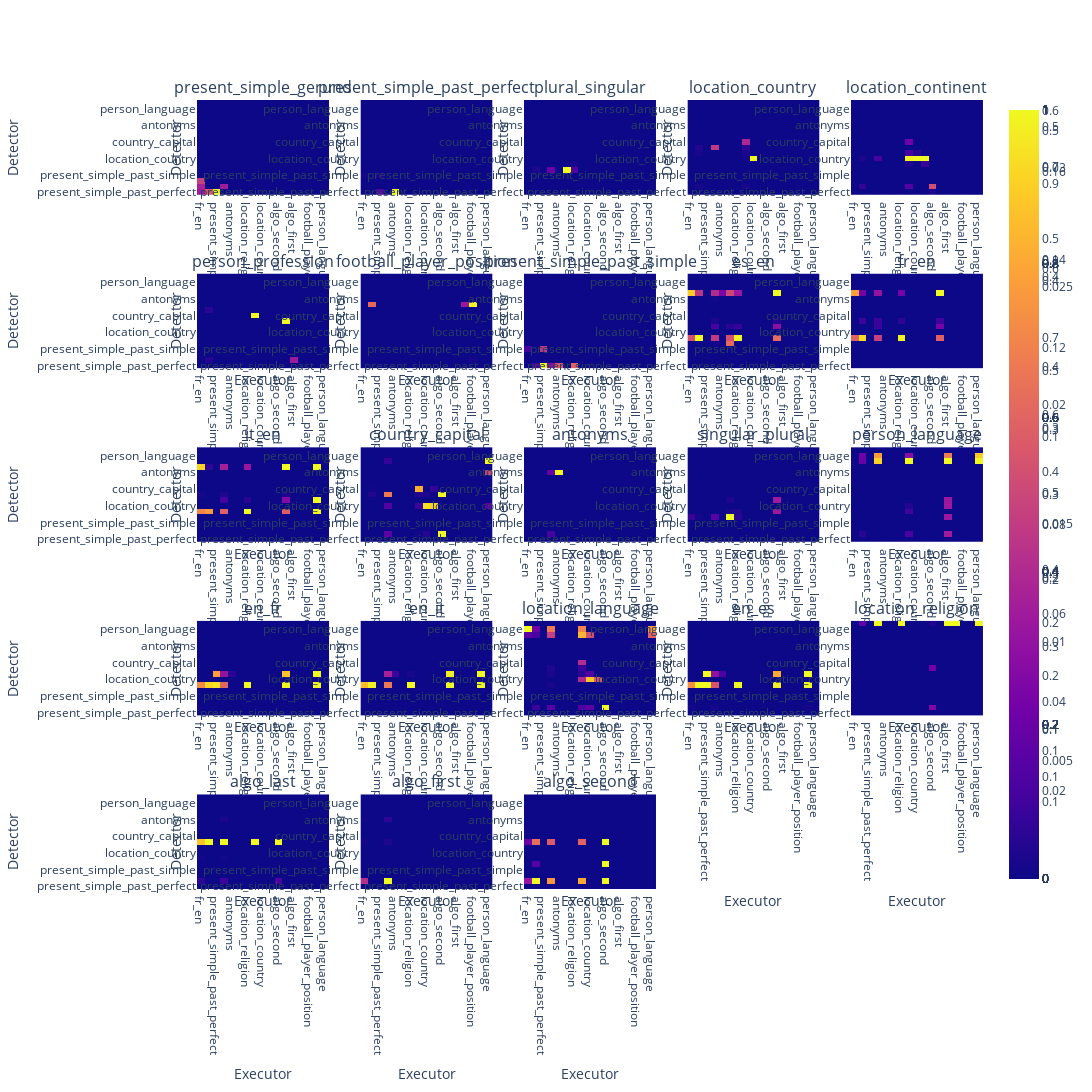

Here is the notebook cell this chart was saved with:
### Code cell
import json
import pandas as pd
import numpy as np





with open("micrlhf-progress/attn_results_4.jsonl") as f:
    results = [json.loads(line) for line in f]
print(results)

results = pd.DataFrame(results)

all_tasks = results["task"].unique().tolist()
all_detectors = results["source"].unique().tolist()
all_executors = results["target"].unique().tolist()

from plotly.subplots import make_subplots
import plotly.express as px
import plotly.graph_objects as go

side = int(np.ceil(np.sqrt(len(all_tasks))).astype(int))

print(side)

fig = make_subplots(rows=side, cols=side, subplot_titles=all_tasks)

for i, task in enumerate(all_tasks):
    task_results = results[results["task"] == task]
    


    heatmap = np.zeros((len(all_detectors), len(all_executors)))   

    for j, detector in enumerate(all_detectors):
        for k, executor in enumerate(all_executors):
            entry = task_results[(task_results["source"] == detector) & (task_results["target"] == executor)]
            if len(entry) == 0:
                heatmap[j, k] = 0
            else:
                heatmap[j, k] = np.mean(entry["proportions"].values[0])

    fig.add_trace(go.Heatmap(z=heatmap, x=[executors[x][0] for x in all_executors], y=[detectors[x][0] for x in all_detectors]),
                  row=i // side + 1, col=i % side + 1)

# Update axis labels for all subplots
for row in range(1, side + 1):
    for col in range(1, side + 1):
        fig.update_xaxes(title_text="Executor", row=row, col=col)
        fig.update_yaxes(title_text="Detector", row=row, col=col)

fig.update_layout(height=1500, width=1500)

# fig.write_image("micrlhf-progress/data/linear_connections.png")
fig

### Figure 1 — Plotly figure (JSON) as saved in the notebook; plotly's stock layout.template omitted (floating-point values rounded to 4 significant figures; data arrays with more than 128 entries replaced by an {"elided": "..."} marker saying what was removed)
{"data": [{"type": "heatmap", "x": ["fr_en", "algo_last", "present_simple_past_perfect", "plural_singular", "antonyms", "singular_plural", "location_religion", "country_capital", "location_country", "location_continent", "algo_second", "es_en", "algo_first", "person_profession", "football_player_position", "en_fr", "person_language"], "xaxis": "x", "y": ["present_simple_past_perfect", "algo_second", "present_simple_gerund", "present_simple_past_simple", "singular_plural", "en_fr", "location_country", "en_es", "plural_singular", "country_capital", "person_profession", "football_player_position", "antonyms", "es_en", "location_language", "person_language", "location_religion"], "yaxis": "y", "z": {"elided": "17x17 float values"}}, {"type": "heatmap", "x": ["fr_en", "algo_last", "present_simple_past_perfect", "plural_singular", "antonyms", "singular_plural", "location_religion", "country_capital", "location_country", "location_continent", "algo_second", "es_en", "algo_first", "person_profession", "football_player_position", "en_fr", "person_language"], "xaxis": "x2", "y": ["present_simple_past_perfect", "algo_second", "present_simple_gerund", "present_simple_past_simple", "singular_plural", "en_fr", "location_country", "en_es", "plural_singular", "country_capital", "person_profession", "football_player_position", "antonyms", "es_en", "location_language", "person_language", "location_religion"], "yaxis": "y2", "z": {"elided": "17x17 float values"}}, {"type": "heatmap", "x": ["fr_en", "algo_last", "present_simple_past_perfect", "plural_singular", "antonyms", "singular_plural", "location_religion", "country_capital", "location_country", "location_continent", "algo_second", "es_en", "algo_first", "person_profession", "football_player_position", "en_fr", "person_language"], "xaxis": "x3", "y": ["present_simple_past_perfect", "algo_second", "present_simple_gerund", "present_simple_past_simple", "singular_plural", "en_fr", "location_country", "en_es", "plural_singular", "country_capital", "person_profession", "football_player_position", "antonyms", "es_en", "location_language", "person_language", "location_religion"], "yaxis": "y3", "z": {"elided": "17x17 float values"}}, {"type": "heatmap", "x": ["fr_en", "algo_last", "present_simple_past_perfect", "plural_singular", "antonyms", "singular_plural", "location_religion", "country_capital", "location_country", "location_continent", "algo_second", "es_en", "algo_first", "person_profession", "football_player_position", "en_fr", "person_language"], "xaxis": "x4", "y": ["present_simple_past_perfect", "algo_second", "present_simple_gerund", "present_simple_past_simple", "singular_plural", "en_fr", "location_country", "en_es", "plural_singular", "country_capital", "person_profession", "football_player_position", "antonyms", "es_en", "location_language", "person_language", "location_religion"], "yaxis": "y4", "z": {"elided": "17x17 float values"}}, {"type": "heatmap", "x": ["fr_en", "algo_last", "present_simple_past_perfect", "plural_singular", "antonyms", "singular_plural", "location_religion", "country_capital", "location_country", "location_continent", "algo_second", "es_en", "algo_first", "person_profession", "football_player_position", "en_fr", "person_language"], "xaxis": "x5", "y": ["present_simple_past_perfect", "algo_second", "present_simple_gerund", "present_simple_past_simple", "singular_plural", "en_fr", "location_country", "en_es", "plural_singular", "country_capital", "person_profession", "football_player_position", "antonyms", "es_en", "location_language", "person_language", "location_religion"], "yaxis": "y5", "z": {"elided": "17x17 float values"}}, {"type": "heatmap", "x": ["fr_en", "algo_last", "present_simple_past_perfect", "plural_singular", "antonyms", "singular_plural", "location_religion", "country_capital", "location_country", "location_continent", "algo_second", "es_en", "algo_first", "person_profession", "football_player_position", "en_fr", "person_language"], "xaxis": "x6", "y": ["present_simple_past_perfect", "algo_second", "present_simple_gerund", "present_simple_past_simple", "singular_plural", "en_fr", "location_country", "en_es", "plural_singular", "country_capital", "person_profession", "football_player_position", "antonyms", "es_en", "location_language", "person_language", "location_religion"], "yaxis": "y6", "z": {"elided": "17x17 float values"}}, {"type": "heatmap", "x": ["fr_en", "algo_last", "present_simple_past_perfect", "plural_singular", "antonyms", "singular_plural", "location_religion", "country_capital", "location_country", "location_continent", "algo_second", "es_en", "algo_first", "person_profession", "football_player_position", "en_fr", "person_language"], "xaxis": "x7", "y": ["present_simple_past_perfect", "algo_second", "present_simple_gerund", "present_simple_past_simple", "singular_plural", "en_fr", "location_country", "en_es", "plural_singular", "country_capital", "person_profession", "football_player_position", "antonyms", "es_en", "location_language", "person_language", "location_religion"], "yaxis": "y7", "z": {"elided": "17x17 float values"}}, {"type": "heatmap", "x": ["fr_en", "algo_last", "present_simple_past_perfect", "plural_singular", "antonyms", "singular_plural", "location_religion", "country_capital", "location_country", "location_continent", "algo_second", "es_en", "algo_first", "person_profession", "football_player_position", "en_fr", "person_language"], "xaxis": "x8", "y": ["present_simple_past_perfect", "algo_second", "present_simple_gerund", "present_simple_past_simple", "singular_plural", "en_fr", "location_country", "en_es", "plural_singular", "country_capital", "person_profession", "football_player_position", "antonyms", "es_en", "location_language", "person_language", "location_religion"], "yaxis": "y8", "z": {"elided": "17x17 float values"}}, {"type": "heatmap", "x": ["fr_en", "algo_last", "present_simple_past_perfect", "plural_singular", "antonyms", "singular_plural", "location_religion", "country_capital", "location_country", "location_continent", "algo_second", "es_en", "algo_first", "person_profession", "football_player_position", "en_fr", "person_language"], "xaxis": "x9", "y": ["present_simple_past_perfect", "algo_second", "present_simple_gerund", "present_simple_past_simple", "singular_plural", "en_fr", "location_country", "en_es", "plural_singular", "country_capital", "person_profession", "football_player_position", "antonyms", "es_en", "location_language", "person_language", "location_religion"], "yaxis": "y9", "z": {"elided": "17x17 float values"}}, {"type": "heatmap", "x": ["fr_en", "algo_last", "present_simple_past_perfect", "plural_singular", "antonyms", "singular_plural", "location_religion", "country_capital", "location_country", "location_continent", "algo_second", "es_en", "algo_first", "person_profession", "football_player_position", "en_fr", "person_language"], "xaxis": "x10", "y": ["present_simple_past_perfect", "algo_second", "present_simple_gerund", "present_simple_past_simple", "singular_plural", "en_fr", "location_country", "en_es", "plural_singular", "country_capital", "person_profession", "football_player_position", "antonyms", "es_en", "location_language", "person_language", "location_religion"], "yaxis": "y10", "z": {"elided": "17x17 float values"}}, {"type": "heatmap", "x": ["fr_en", "algo_last", "present_simple_past_perfect", "plural_singular", "antonyms", "singular_plural", "location_religion", "country_capital", "location_country", "location_continent", "algo_second", "es_en", "algo_first", "person_profession", "football_player_position", "en_fr", "person_language"], "xaxis": "x11", "y": ["present_simple_past_perfect", "algo_second", "present_simple_gerund", "present_simple_past_simple", "singular_plural", "en_fr", "location_country", "en_es", "plural_singular", "country_capital", "person_profession", "football_player_position", "antonyms", "es_en", "location_language", "person_language", "location_religion"], "yaxis": "y11", "z": {"elided": "17x17 float values"}}, {"type": "heatmap", "x": ["fr_en", "algo_last", "present_simple_past_perfect", "plural_singular", "antonyms", "singular_plural", "location_religion", "country_capital", "location_country", "location_continent", "algo_second", "es_en", "algo_first", "person_profession", "football_player_position", "en_fr", "person_language"], "xaxis": "x12", "y": ["present_simple_past_perfect", "algo_second", "present_simple_gerund", "present_simple_past_simple", "singular_plural", "en_fr", "location_country", "en_es", "plural_singular", "country_capital", "person_profession", "football_player_position", "antonyms", "es_en", "location_language", "person_language", "location_religion"], "yaxis": "y12", "z": {"elided": "17x17 float values"}}, {"type": "heatmap", "x": ["fr_en", "algo_last", "present_simple_past_perfect", "plural_singular", "antonyms", "singular_plural", "location_religion", "country_capital", "location_country", "location_continent", "algo_second", "es_en", "algo_first", "person_profession", "football_player_position", "en_fr", "person_language"], "xaxis": "x13", "y": ["present_simple_past_perfect", "algo_second", "present_simple_gerund", "present_simple_past_simple", "singular_plural", "en_fr", "location_country", "en_es", "plural_singular", "country_capital", "person_profession", "football_player_position", "antonyms", "es_en", "location_language", "person_language", "location_religion"], "yaxis": "y13", "z": {"elided": "17x17 float values"}}, {"type": "heatmap", "x": ["fr_en", "algo_last", "present_simple_past_perfect", "plural_singular", "antonyms", "singular_plural", "location_religion", "country_capital", "location_country", "location_continent", "algo_second", "es_en", "algo_first", "person_profession", "football_player_position", "en_fr", "person_language"], "xaxis": "x14", "y": ["present_simple_past_perfect", "algo_second", "present_simple_gerund", "present_simple_past_simple", "singular_plural", "en_fr", "location_country", "en_es", "plural_singular", "country_capital", "person_profession", "football_player_position", "antonyms", "es_en", "location_language", "person_language", "location_religion"], "yaxis": "y14", "z": {"elided": "17x17 float values"}}, {"type": "heatmap", "x": ["fr_en", "algo_last", "present_simple_past_perfect", "plural_singular", "antonyms", "singular_plural", "location_religion", "country_capital", "location_country", "location_continent", "algo_second", "es_en", "algo_first", "person_profession", "football_player_position", "en_fr", "person_language"], "xaxis": "x15", "y": ["present_simple_past_perfect", "algo_second", "present_simple_gerund", "present_simple_past_simple", "singular_plural", "en_fr", "location_country", "en_es", "plural_singular", "country_capital", "person_profession", "football_player_position", "antonyms", "es_en", "location_language", "person_language", "location_religion"], "yaxis": "y15", "z": {"elided": "17x17 float values"}}, {"type": "heatmap", "x": ["fr_en", "algo_last", "present_simple_past_perfect", "plural_singular", "antonyms", "singular_plural", "location_religion", "country_capital", "location_country", "location_continent", "algo_second", "es_en", "algo_first", "person_profession", "football_player_position", "en_fr", "person_language"], "xaxis": "x16", "y": ["present_simple_past_perfect", "algo_second", "present_simple_gerund", "present_simple_past_simple", "singular_plural", "en_fr", "location_country", "en_es", "plural_singular", "country_capital", "person_profession", "football_player_position", "antonyms", "es_en", "location_language", "person_language", "location_religion"], "yaxis": "y16", "z": {"elided": "17x17 float values"}}, {"type": "heatmap", "x": ["fr_en", "algo_last", "present_simple_past_perfect", "plural_singular", "antonyms", "singular_plural", "location_religion", "country_capital", "location_country", "location_continent", "algo_second", "es_en", "algo_first", "person_profession", "football_player_position", "en_fr", "person_language"], "xaxis": "x17", "y": ["present_simple_past_perfect", "algo_second", "present_simple_gerund", "present_simple_past_simple", "singular_plural", "en_fr", "location_country", "en_es", "plural_singular", "country_capital", "person_profession", "football_player_position", "antonyms", "es_en", "location_language", "person_language", "location_religion"], "yaxis": "y17", "z": {"elided": "17x17 float values"}}, {"type": "heatmap", "x": ["fr_en", "algo_last", "present_simple_past_perfect", "plural_singular", "antonyms", "singular_plural", "location_religion", "country_capital", "location_country", "location_continent", "algo_second", "es_en", "algo_first", "person_profession", "football_player_position", "en_fr", "person_language"], "xaxis": "x18", "y": ["present_simple_past_perfect", "algo_second", "present_simple_gerund", "present_simple_past_simple", "singular_plural", "en_fr", "location_country", "en_es", "plural_singular", "country_capital", "person_profession", "football_player_position", "antonyms", "es_en", "location_language", "person_language", "location_religion"], "yaxis": "y18", "z": {"elided": "17x17 float values"}}, {"type": "heatmap", "x": ["fr_en", "algo_last", "present_simple_past_perfect", "plural_singular", "antonyms", "singular_plural", "location_religion", "country_capital", "location_country", "location_continent", "algo_second", "es_en", "algo_first", "person_profession", "football_player_position", "en_fr", "person_language"], "xaxis": "x19", "y": ["present_simple_past_perfect", "algo_second", "present_simple_gerund", "present_simple_past_simple", "singular_plural", "en_fr", "location_country", "en_es", "plural_singular", "country_capital", "person_profession", "football_player_position", "antonyms", "es_en", "location_language", "person_language", "location_religion"], "yaxis": "y19", "z": {"elided": "17x17 float values"}}, {"type": "heatmap", "x": ["fr_en", "algo_last", "present_simple_past_perfect", "plural_singular", "antonyms", "singular_plural", "location_religion", "country_capital", "location_country", "location_continent", "algo_second", "es_en", "algo_first", "person_profession", "football_player_position", "en_fr", "person_language"], "xaxis": "x20", "y": ["present_simple_past_perfect", "algo_second", "present_simple_gerund", "present_simple_past_simple", "singular_plural", "en_fr", "location_country", "en_es", "plural_singular", "country_capital", "person_profession", "football_player_position", "antonyms", "es_en", "location_language", "person_language", "location_religion"], "yaxis": "y20", "z": {"elided": "17x17 float values"}}, {"type": "heatmap", "x": ["fr_en", "algo_last", "present_simple_past_perfect", "plural_singular", "antonyms", "singular_plural", "location_religion", "country_capital", "location_country", "location_continent", "algo_second", "es_en", "algo_first", "person_profession", "football_player_position", "en_fr", "person_language"], "xaxis": "x21", "y": ["present_simple_past_perfect", "algo_second", "present_simple_gerund", "present_simple_past_simple", "singular_plural", "en_fr", "location_country", "en_es", "plural_singular", "country_capital", "person_profession", "football_player_position", "antonyms", "es_en", "location_language", "person_language", "location_religion"], "yaxis": "y21", "z": {"elided": "17x17 float values"}}, {"type": "heatmap", "x": ["fr_en", "algo_last", "present_simple_past_perfect", "plural_singular", "antonyms", "singular_plural", "location_religion", "country_capital", "location_country", "location_continent", "algo_second", "es_en", "algo_first", "person_profession", "football_player_position", "en_fr", "person_language"], "xaxis": "x22", "y": ["present_simple_past_perfect", "algo_second", "present_simple_gerund", "present_simple_past_simple", "singular_plural", "en_fr", "location_country", "en_es", "plural_singular", "country_capital", "person_profession", "football_player_position", "antonyms", "es_en", "location_language", "person_language", "location_religion"], "yaxis": "y22", "z": {"elided": "17x17 float values"}}, {"type": "heatmap", "x": ["fr_en", "algo_last", "present_simple_past_perfect", "plural_singular", "antonyms", "singular_plural", "location_religion", "country_capital", "location_country", "location_continent", "algo_second", "es_en", "algo_first", "person_profession", "football_player_position", "en_fr", "person_language"], "xaxis": "x23", "y": ["present_simple_past_perfect", "algo_second", "present_simple_gerund", "present_simple_past_simple", "singular_plural", "en_fr", "location_country", "en_es", "plural_singular", "country_capital", "person_profession", "football_player_position", "antonyms", "es_en", "location_language", "person_language", "location_religion"], "yaxis": "y23", "z": {"elided": "17x17 float values"}}], "layout": {"annotations": [{"font": {"size": 16}, "showarrow": false, "text": "present_simple_gerund", "x": 0.084, "xanchor": "center", "xref": "paper", "y": 1, "yanchor": "bottom", "yref": "paper"}, {"font": {"size": 16}, "showarrow": false, "text": "present_simple_past_perfect", "x": 0.292, "xanchor": "center", "xref": "paper", "y": 1, "yanchor": "bottom", "yref": "paper"}, {"font": {"size": 16}, "showarrow": false, "text": "plural_singular", "x": 0.5, "xanchor": "center", "xref": "paper", "y": 1, "yanchor": "bottom", "yref": "paper"}, {"font": {"size": 16}, "showarrow": false, "text": "location_country", "x": 0.708, "xanchor": "center", "xref": "paper", "y": 1, "yanchor": "bottom", "yref": "paper"}, {"font": {"size": 16}, "showarrow": false, "text": "location_continent", "x": 0.916, "xanchor": "center", "xref": "paper", "y": 1, "yanchor": "bottom", "yref": "paper"}, {"font": {"size": 16}, "showarrow": false, "text": "person_profession", "x": 0.084, "xanchor": "center", "xref": "paper", "y": 0.78, "yanchor": "bottom", "yref": "paper"}, {"font": {"size": 16}, "showarrow": false, "text": "football_player_position", "x": 0.292, "xanchor": "center", "xref": "paper", "y": 0.78, "yanchor": "bottom", "yref": "paper"}, {"font": {"size": 16}, "showarrow": false, "text": "present_simple_past_simple", "x": 0.5, "xanchor": "center", "xref": "paper", "y": 0.78, "yanchor": "bottom", "yref": "paper"}, {"font": {"size": 16}, "showarrow": false, "text": "es_en", "x": 0.708, "xanchor": "center", "xref": "paper", "y": 0.78, "yanchor": "bottom", "yref": "paper"}, {"font": {"size": 16}, "showarrow": false, "text": "fr_en", "x": 0.916, "xanchor": "center", "xref": "paper", "y": 0.78, "yanchor": "bottom", "yref": "paper"}, {"font": {"size": 16}, "showarrow": false, "text": "it_en", "x": 0.084, "xanchor": "center", "xref": "paper", "y": 0.56, "yanchor": "bottom", "yref": "paper"}, {"font": {"size": 16}, "showarrow": false, "text": "country_capital", "x": 0.292, "xanchor": "center", "xref": "paper", "y": 0.56, "yanchor": "bottom", "yref": "paper"}, {"font": {"size": 16}, "showarrow": false, "text": "antonyms", "x": 0.5, "xanchor": "center", "xref": "paper", "y": 0.56, "yanchor": "bottom", "yref": "paper"}, {"font": {"size": 16}, "showarrow": false, "text": "singular_plural", "x": 0.708, "xanchor": "center", "xref": "paper", "y": 0.56, "yanchor": "bottom", "yref": "paper"}, {"font": {"size": 16}, "showarrow": false, "text": "person_language", "x": 0.916, "xanchor": "center", "xref": "paper", "y": 0.56, "yanchor": "bottom", "yref": "paper"}, {"font": {"size": 16}, "showarrow": false, "text": "en_fr", "x": 0.084, "xanchor": "center", "xref": "paper", "y": 0.34, "yanchor": "bottom", "yref": "paper"}, {"font": {"size": 16}, "showarrow": false, "text": "en_it", "x": 0.292, "xanchor": "center", "xref": "paper", "y": 0.34, "yanchor": "bottom", "yref": "paper"}, {"font": {"size": 16}, "showarrow": false, "text": "location_language", "x": 0.5, "xanchor": "center", "xref": "paper", "y": 0.34, "yanchor": "bottom", "yref": "paper"}, {"font": {"size": 16}, "showarrow": false, "text": "en_es", "x": 0.708, "xanchor": "center", "xref": "paper", "y": 0.34, "yanchor": "bottom", "yref": "paper"}, {"font": {"size": 16}, "showarrow": false, "text": "location_religion", "x": 0.916, "xanchor": "center", "xref": "paper", "y": 0.34, "yanchor": "bottom", "yref": "paper"}, {"font": {"size": 16}, "showarrow": false, "text": "algo_last", "x": 0.084, "xanchor": "center", "xref": "paper", "y": 0.12, "yanchor": "bottom", "yref": "paper"}, {"font": {"size": 16}, "showarrow": false, "text": "algo_first", "x": 0.292, "xanchor": "center", "xref": "paper", "y": 0.12, "yanchor": "bottom", "yref": "paper"}, {"font": {"size": 16}, "showarrow": false, "text": "algo_second", "x": 0.5, "xanchor": "center", "xref": "paper", "y": 0.12, "yanchor": "bottom", "yref": "paper"}], "height": 1500, "width": 1500, "xaxis": {"anchor": "y", "domain": [0, 0.168], "title": {"text": "Executor"}}, "xaxis10": {"anchor": "y10", "domain": [0.832, 1], "title": {"text": "Executor"}}, "xaxis11": {"anchor": "y11", "domain": [0, 0.168], "title": {"text": "Executor"}}, "xaxis12": {"anchor": "y12", "domain": [0.208, 0.376], "title": {"text": "Executor"}}, "xaxis13": {"anchor": "y13", "domain": [0.416, 0.584], "title": {"text": "Executor"}}, "xaxis14": {"anchor": "y14", "domain": [0.624, 0.792], "title": {"text": "Executor"}}, "xaxis15": {"anchor": "y15", "domain": [0.832, 1], "title": {"text": "Executor"}}, "xaxis16": {"anchor": "y16", "domain": [0, 0.168], "title": {"text": "Executor"}}, "xaxis17": {"anchor": "y17", "domain": [0.208, 0.376], "title": {"text": "Executor"}}, "xaxis18": {"anchor": "y18", "domain": [0.416, 0.584], "title": {"text": "Executor"}}, "xaxis19": {"anchor": "y19", "domain": [0.624, 0.792], "title": {"text": "Executor"}}, "xaxis2": {"anchor": "y2", "domain": [0.208, 0.376], "title": {"text": "Executor"}}, "xaxis20": {"anchor": "y20", "domain": [0.832, 1], "title": {"text": "Executor"}}, "xaxis21": {"anchor": "y21", "domain": [0, 0.168], "title": {"text": "Executor"}}, "xaxis22": {"anchor": "y22", "domain": [0.208, 0.376], "title": {"text": "Executor"}}, "xaxis23": {"anchor": "y23", "domain": [0.416, 0.584], "title": {"text": "Executor"}}, "xaxis24": {"anchor": "y24", "domain": [0.624, 0.792], "title": {"text": "Executor"}}, "xaxis25": {"anchor": "y25", "domain": [0.832, 1], "title": {"text": "Executor"}}, "xaxis3": {"anchor": "y3", "domain": [0.416, 0.584], "title": {"text": "Executor"}}, "xaxis4": {"anchor": "y4", "domain": [0.624, 0.792], "title": {"text": "Executor"}}, "xaxis5": {"anchor": "y5", "domain": [0.832, 1], "title": {"text": "Executor"}}, "xaxis6": {"anchor": "y6", "domain": [0, 0.168], "title": {"text": "Executor"}}, "xaxis7": {"anchor": "y7", "domain": [0.208, 0.376], "title": {"text": "Executor"}}, "xaxis8": {"anchor": "y8", "domain": [0.416, 0.584], "title": {"text": "Executor"}}, "xaxis9": {"anchor": "y9", "domain": [0.624, 0.792], "title": {"text": "Executor"}}, "yaxis": {"anchor": "x", "domain": [0.88, 1], "title": {"text": "Detector"}}, "yaxis10": {"anchor": "x10", "domain": [0.66, 0.78], "title": {"text": "Detector"}}, "yaxis11": {"anchor": "x11", "domain": [0.44, 0.56], "title": {"text": "Detector"}}, "yaxis12": {"anchor": "x12", "domain": [0.44, 0.56], "title": {"text": "Detector"}}, "yaxis13": {"anchor": "x13", "domain": [0.44, 0.56], "title": {"text": "Detector"}}, "yaxis14": {"anchor": "x14", "domain": [0.44, 0.56], "title": {"text": "Detector"}}, "yaxis15": {"anchor": "x15", "domain": [0.44, 0.56], "title": {"text": "Detector"}}, "yaxis16": {"anchor": "x16", "domain": [0.22, 0.34], "title": {"text": "Detector"}}, "yaxis17": {"anchor": "x17", "domain": [0.22, 0.34], "title": {"text": "Detector"}}, "yaxis18": {"anchor": "x18", "domain": [0.22, 0.34], "title": {"text": "Detector"}}, "yaxis19": {"anchor": "x19", "domain": [0.22, 0.34], "title": {"text": "Detector"}}, "yaxis2": {"anchor": "x2", "domain": [0.88, 1], "title": {"text": "Detector"}}, "yaxis20": {"anchor": "x20", "domain": [0.22, 0.34], "title": {"text": "Detector"}}, "yaxis21": {"anchor": "x21", "domain": [0, 0.12], "title": {"text": "Detector"}}, "yaxis22": {"anchor": "x22", "domain": [0, 0.12], "title": {"text": "Detector"}}, "yaxis23": {"anchor": "x23", "domain": [0, 0.12], "title": {"text": "Detector"}}, "yaxis24": {"anchor": "x24", "domain": [0, 0.12], "title": {"text": "Detector"}}, "yaxis25": {"anchor": "x25", "domain": [0, 0.12], "title": {"text": "Detector"}}, "yaxis3": {"anchor": "x3", "domain": [0.88, 1], "title": {"text": "Detector"}}, "yaxis4": {"anchor": "x4", "domain": [0.88, 1], "title": {"text": "Detector"}}, "yaxis5": {"anchor": "x5", "domain": [0.88, 1], "title": {"text": "Detector"}}, "yaxis6": {"anchor": "x6", "domain": [0.66, 0.78], "title": {"text": "Detector"}}, "yaxis7": {"anchor": "x7", "domain": [0.66, 0.78], "title": {"text": "Detector"}}, "yaxis8": {"anchor": "x8", "domain": [0.66, 0.78], "title": {"text": "Detector"}}, "yaxis9": {"anchor": "x9", "domain": [0.66, 0.78], "title": {"text": "Detector"}}}}
